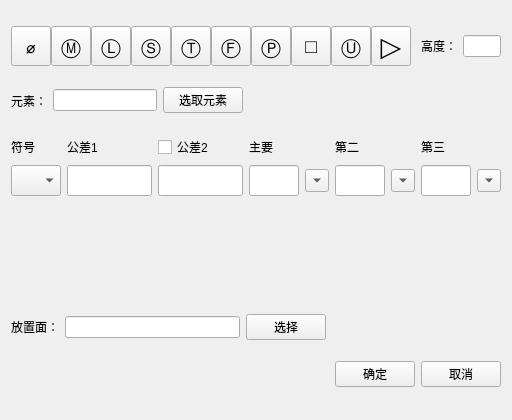
<?xml version="1.0" encoding="UTF-8"?>
<ui version="4.0">
 <class>ToleranceInput</class>
 <widget class="QWidget" name="ToleranceInput">
  <property name="geometry">
   <rect>
    <x>0</x>
    <y>0</y>
    <width>512</width>
    <height>420</height>
   </rect>
  </property>
  <property name="maximumSize">
   <size>
    <width>550</width>
    <height>600</height>
   </size>
  </property>
  <property name="windowTitle">
   <string>形位公差</string>
  </property>
  <layout class="QGridLayout" name="gridLayout_4">
   <item row="0" column="0" colspan="5">
    <layout class="QHBoxLayout" name="horizontalLayout_3">
     <property name="spacing">
      <number>0</number>
     </property>
     <item>
      <widget class="QToolButton" name="toolButton_R">
       <property name="sizePolicy">
        <sizepolicy hsizetype="Fixed" vsizetype="Fixed">
         <horstretch>0</horstretch>
         <verstretch>0</verstretch>
        </sizepolicy>
       </property>
       <property name="minimumSize">
        <size>
         <width>40</width>
         <height>40</height>
        </size>
       </property>
       <property name="maximumSize">
        <size>
         <width>40</width>
         <height>40</height>
        </size>
       </property>
       <property name="font">
        <font>
         <pointsize>14</pointsize>
        </font>
       </property>
       <property name="text">
        <string>⌀</string>
       </property>
       <property name="checkable">
        <bool>true</bool>
       </property>
      </widget>
     </item>
     <item>
      <widget class="QToolButton" name="toolButton_M">
       <property name="sizePolicy">
        <sizepolicy hsizetype="Fixed" vsizetype="Fixed">
         <horstretch>0</horstretch>
         <verstretch>0</verstretch>
        </sizepolicy>
       </property>
       <property name="minimumSize">
        <size>
         <width>40</width>
         <height>40</height>
        </size>
       </property>
       <property name="maximumSize">
        <size>
         <width>40</width>
         <height>40</height>
        </size>
       </property>
       <property name="font">
        <font>
         <pointsize>14</pointsize>
        </font>
       </property>
       <property name="text">
        <string>Ⓜ</string>
       </property>
       <property name="checkable">
        <bool>true</bool>
       </property>
      </widget>
     </item>
     <item>
      <widget class="QToolButton" name="toolButton_L">
       <property name="sizePolicy">
        <sizepolicy hsizetype="Fixed" vsizetype="Fixed">
         <horstretch>0</horstretch>
         <verstretch>0</verstretch>
        </sizepolicy>
       </property>
       <property name="minimumSize">
        <size>
         <width>40</width>
         <height>40</height>
        </size>
       </property>
       <property name="maximumSize">
        <size>
         <width>40</width>
         <height>40</height>
        </size>
       </property>
       <property name="font">
        <font>
         <pointsize>14</pointsize>
        </font>
       </property>
       <property name="text">
        <string>Ⓛ</string>
       </property>
       <property name="checkable">
        <bool>true</bool>
       </property>
      </widget>
     </item>
     <item>
      <widget class="QToolButton" name="toolButton_S">
       <property name="sizePolicy">
        <sizepolicy hsizetype="Fixed" vsizetype="Fixed">
         <horstretch>0</horstretch>
         <verstretch>0</verstretch>
        </sizepolicy>
       </property>
       <property name="minimumSize">
        <size>
         <width>40</width>
         <height>40</height>
        </size>
       </property>
       <property name="maximumSize">
        <size>
         <width>40</width>
         <height>40</height>
        </size>
       </property>
       <property name="font">
        <font>
         <pointsize>14</pointsize>
        </font>
       </property>
       <property name="text">
        <string>Ⓢ</string>
       </property>
       <property name="checkable">
        <bool>true</bool>
       </property>
      </widget>
     </item>
     <item>
      <widget class="QToolButton" name="toolButton_T">
       <property name="sizePolicy">
        <sizepolicy hsizetype="Fixed" vsizetype="Fixed">
         <horstretch>0</horstretch>
         <verstretch>0</verstretch>
        </sizepolicy>
       </property>
       <property name="minimumSize">
        <size>
         <width>40</width>
         <height>40</height>
        </size>
       </property>
       <property name="maximumSize">
        <size>
         <width>40</width>
         <height>40</height>
        </size>
       </property>
       <property name="font">
        <font>
         <pointsize>14</pointsize>
        </font>
       </property>
       <property name="text">
        <string>Ⓣ</string>
       </property>
       <property name="checkable">
        <bool>true</bool>
       </property>
      </widget>
     </item>
     <item>
      <widget class="QToolButton" name="toolButton_F">
       <property name="sizePolicy">
        <sizepolicy hsizetype="Fixed" vsizetype="Fixed">
         <horstretch>0</horstretch>
         <verstretch>0</verstretch>
        </sizepolicy>
       </property>
       <property name="minimumSize">
        <size>
         <width>40</width>
         <height>40</height>
        </size>
       </property>
       <property name="maximumSize">
        <size>
         <width>40</width>
         <height>40</height>
        </size>
       </property>
       <property name="font">
        <font>
         <pointsize>14</pointsize>
        </font>
       </property>
       <property name="text">
        <string>Ⓕ</string>
       </property>
       <property name="checkable">
        <bool>true</bool>
       </property>
      </widget>
     </item>
     <item>
      <widget class="QToolButton" name="toolButton_P">
       <property name="sizePolicy">
        <sizepolicy hsizetype="Fixed" vsizetype="Fixed">
         <horstretch>0</horstretch>
         <verstretch>0</verstretch>
        </sizepolicy>
       </property>
       <property name="minimumSize">
        <size>
         <width>40</width>
         <height>40</height>
        </size>
       </property>
       <property name="maximumSize">
        <size>
         <width>40</width>
         <height>40</height>
        </size>
       </property>
       <property name="font">
        <font>
         <pointsize>14</pointsize>
        </font>
       </property>
       <property name="text">
        <string>Ⓟ</string>
       </property>
       <property name="checkable">
        <bool>true</bool>
       </property>
      </widget>
     </item>
     <item>
      <widget class="QToolButton" name="toolButton_Square">
       <property name="sizePolicy">
        <sizepolicy hsizetype="Fixed" vsizetype="Fixed">
         <horstretch>0</horstretch>
         <verstretch>0</verstretch>
        </sizepolicy>
       </property>
       <property name="minimumSize">
        <size>
         <width>40</width>
         <height>40</height>
        </size>
       </property>
       <property name="maximumSize">
        <size>
         <width>40</width>
         <height>40</height>
        </size>
       </property>
       <property name="font">
        <font>
         <pointsize>14</pointsize>
         <weight>75</weight>
         <bold>true</bold>
        </font>
       </property>
       <property name="text">
        <string>□</string>
       </property>
       <property name="checkable">
        <bool>true</bool>
       </property>
      </widget>
     </item>
     <item>
      <widget class="QToolButton" name="toolButton_U">
       <property name="sizePolicy">
        <sizepolicy hsizetype="Fixed" vsizetype="Fixed">
         <horstretch>0</horstretch>
         <verstretch>0</verstretch>
        </sizepolicy>
       </property>
       <property name="minimumSize">
        <size>
         <width>40</width>
         <height>40</height>
        </size>
       </property>
       <property name="maximumSize">
        <size>
         <width>40</width>
         <height>40</height>
        </size>
       </property>
       <property name="font">
        <font>
         <pointsize>14</pointsize>
        </font>
       </property>
       <property name="text">
        <string>Ⓤ</string>
       </property>
       <property name="checkable">
        <bool>true</bool>
       </property>
      </widget>
     </item>
     <item>
      <widget class="QToolButton" name="toolButton_Pan">
       <property name="sizePolicy">
        <sizepolicy hsizetype="Fixed" vsizetype="Fixed">
         <horstretch>0</horstretch>
         <verstretch>0</verstretch>
        </sizepolicy>
       </property>
       <property name="minimumSize">
        <size>
         <width>40</width>
         <height>40</height>
        </size>
       </property>
       <property name="maximumSize">
        <size>
         <width>40</width>
         <height>40</height>
        </size>
       </property>
       <property name="font">
        <font>
         <pointsize>20</pointsize>
         <weight>75</weight>
         <bold>true</bold>
        </font>
       </property>
       <property name="text">
        <string>▷</string>
       </property>
       <property name="checkable">
        <bool>true</bool>
       </property>
      </widget>
     </item>
    </layout>
   </item>
   <item row="0" column="5">
    <layout class="QHBoxLayout" name="horizontalLayout_4">
     <item>
      <widget class="QLabel" name="label_7">
       <property name="text">
        <string>高度：</string>
       </property>
      </widget>
     </item>
     <item>
      <widget class="QLineEdit" name="lineEdit_panVal"/>
     </item>
    </layout>
   </item>
   <item row="1" column="0" colspan="3">
    <layout class="QHBoxLayout" name="horizontalLayout">
     <item>
      <widget class="QLabel" name="label_2">
       <property name="text">
        <string>元素：</string>
       </property>
      </widget>
     </item>
     <item>
      <widget class="QLineEdit" name="lineEdit_elementName">
       <property name="readOnly">
        <bool>true</bool>
       </property>
      </widget>
     </item>
     <item>
      <widget class="QPushButton" name="pushButton_select">
       <property name="text">
        <string>选取元素</string>
       </property>
      </widget>
     </item>
    </layout>
   </item>
   <item row="2" column="0">
    <layout class="QVBoxLayout" name="verticalLayout">
     <item>
      <widget class="QLabel" name="label">
       <property name="text">
        <string>符号</string>
       </property>
      </widget>
     </item>
     <item>
      <widget class="QComboBox" name="comboBox_symbol">
       <property name="minimumSize">
        <size>
         <width>50</width>
         <height>0</height>
        </size>
       </property>
       <property name="maximumSize">
        <size>
         <width>50</width>
         <height>16777215</height>
        </size>
       </property>
       <property name="font">
        <font>
         <pointsize>14</pointsize>
        </font>
       </property>
       <item>
        <property name="text">
         <string/>
        </property>
       </item>
       <item>
        <property name="text">
         <string>⏤</string>
        </property>
       </item>
       <item>
        <property name="text">
         <string>⏥</string>
        </property>
       </item>
       <item>
        <property name="text">
         <string>○</string>
        </property>
       </item>
       <item>
        <property name="text">
         <string>⌭</string>
        </property>
       </item>
       <item>
        <property name="text">
         <string>⌒</string>
        </property>
       </item>
       <item>
        <property name="text">
         <string>⌓</string>
        </property>
       </item>
       <item>
        <property name="text">
         <string>∥</string>
        </property>
       </item>
       <item>
        <property name="text">
         <string>⟂</string>
        </property>
       </item>
       <item>
        <property name="text">
         <string>∠</string>
        </property>
       </item>
       <item>
        <property name="text">
         <string>⭧</string>
        </property>
       </item>
       <item>
        <property name="text">
         <string>⌰</string>
        </property>
       </item>
       <item>
        <property name="text">
         <string>⌖</string>
        </property>
       </item>
       <item>
        <property name="text">
         <string>⦾</string>
        </property>
       </item>
       <item>
        <property name="text">
         <string>⌯</string>
        </property>
       </item>
      </widget>
     </item>
    </layout>
   </item>
   <item row="2" column="1">
    <layout class="QVBoxLayout" name="verticalLayout_2">
     <item>
      <widget class="QLabel" name="label_3">
       <property name="text">
        <string>公差1</string>
       </property>
      </widget>
     </item>
     <item>
      <widget class="QLineEdit" name="lineEdit_Tol1">
       <property name="font">
        <font>
         <pointsize>14</pointsize>
        </font>
       </property>
      </widget>
     </item>
    </layout>
   </item>
   <item row="2" column="2">
    <layout class="QVBoxLayout" name="verticalLayout_3">
     <item>
      <widget class="QCheckBox" name="checkBox_Tol2">
       <property name="text">
        <string>公差2</string>
       </property>
      </widget>
     </item>
     <item>
      <widget class="QLineEdit" name="lineEdit_Tol2">
       <property name="font">
        <font>
         <pointsize>14</pointsize>
        </font>
       </property>
      </widget>
     </item>
    </layout>
   </item>
   <item row="2" column="3">
    <layout class="QGridLayout" name="gridLayout">
     <item row="0" column="0" colspan="2">
      <widget class="QLabel" name="label_4">
       <property name="text">
        <string>主要</string>
       </property>
      </widget>
     </item>
     <item row="1" column="0">
      <widget class="QLineEdit" name="lineEdit_main">
       <property name="minimumSize">
        <size>
         <width>50</width>
         <height>0</height>
        </size>
       </property>
       <property name="maximumSize">
        <size>
         <width>50</width>
         <height>16777215</height>
        </size>
       </property>
       <property name="font">
        <font>
         <pointsize>14</pointsize>
        </font>
       </property>
      </widget>
     </item>
     <item row="1" column="1">
      <widget class="QToolButton" name="toolButton_main">
       <property name="text">
        <string>...</string>
       </property>
       <property name="arrowType">
        <enum>Qt::DownArrow</enum>
       </property>
      </widget>
     </item>
    </layout>
   </item>
   <item row="2" column="4">
    <layout class="QGridLayout" name="gridLayout_2">
     <item row="0" column="0" colspan="2">
      <widget class="QLabel" name="label_5">
       <property name="text">
        <string>第二</string>
       </property>
      </widget>
     </item>
     <item row="1" column="0">
      <widget class="QLineEdit" name="lineEdit_second">
       <property name="minimumSize">
        <size>
         <width>50</width>
         <height>0</height>
        </size>
       </property>
       <property name="maximumSize">
        <size>
         <width>50</width>
         <height>16777215</height>
        </size>
       </property>
       <property name="font">
        <font>
         <pointsize>14</pointsize>
        </font>
       </property>
      </widget>
     </item>
     <item row="1" column="1">
      <widget class="QToolButton" name="toolButton_second">
       <property name="text">
        <string>...</string>
       </property>
       <property name="arrowType">
        <enum>Qt::DownArrow</enum>
       </property>
      </widget>
     </item>
    </layout>
   </item>
   <item row="2" column="5">
    <layout class="QGridLayout" name="gridLayout_3">
     <item row="0" column="0" colspan="2">
      <widget class="QLabel" name="label_6">
       <property name="text">
        <string>第三</string>
       </property>
      </widget>
     </item>
     <item row="1" column="0">
      <widget class="QLineEdit" name="lineEdit_third">
       <property name="minimumSize">
        <size>
         <width>50</width>
         <height>0</height>
        </size>
       </property>
       <property name="maximumSize">
        <size>
         <width>50</width>
         <height>16777215</height>
        </size>
       </property>
       <property name="font">
        <font>
         <pointsize>14</pointsize>
        </font>
       </property>
      </widget>
     </item>
     <item row="1" column="1">
      <widget class="QToolButton" name="toolButton_third">
       <property name="text">
        <string>...</string>
       </property>
       <property name="arrowType">
        <enum>Qt::DownArrow</enum>
       </property>
      </widget>
     </item>
    </layout>
   </item>
   <item row="3" column="0" colspan="6">
    <layout class="QHBoxLayout" name="horizontalLayout_label">
     <property name="spacing">
      <number>0</number>
     </property>
    </layout>
   </item>
   <item row="4" column="0" colspan="6">
    <widget class="QStackedWidget" name="stackedWidget">
     <property name="sizePolicy">
      <sizepolicy hsizetype="Preferred" vsizetype="Fixed">
       <horstretch>0</horstretch>
       <verstretch>0</verstretch>
      </sizepolicy>
     </property>
     <property name="currentIndex">
      <number>0</number>
     </property>
     <widget class="QWidget" name="page"/>
     <widget class="QWidget" name="page_2">
      <layout class="QGridLayout" name="gridLayout_6">
       <item row="0" column="1">
        <spacer name="horizontalSpacer_5">
         <property name="orientation">
          <enum>Qt::Horizontal</enum>
         </property>
         <property name="sizeHint" stdset="0">
          <size>
           <width>40</width>
           <height>20</height>
          </size>
         </property>
        </spacer>
       </item>
       <item row="0" column="0">
        <layout class="QGridLayout" name="gridLayout_5">
         <item row="0" column="0">
          <widget class="QLabel" name="label_8">
           <property name="text">
            <string>第一点：</string>
           </property>
          </widget>
         </item>
         <item row="0" column="1">
          <widget class="QLineEdit" name="lineEdit_firstVertex">
           <property name="readOnly">
            <bool>true</bool>
           </property>
          </widget>
         </item>
         <item row="0" column="2">
          <widget class="QPushButton" name="pushButton_selectFirstVertex">
           <property name="text">
            <string>拾取</string>
           </property>
          </widget>
         </item>
         <item row="1" column="0">
          <widget class="QLabel" name="label_9">
           <property name="text">
            <string>第二点：</string>
           </property>
          </widget>
         </item>
         <item row="1" column="1">
          <widget class="QLineEdit" name="lineEdit_secondVertex">
           <property name="readOnly">
            <bool>true</bool>
           </property>
          </widget>
         </item>
         <item row="1" column="2">
          <widget class="QPushButton" name="pushButton_selectSecondVertex">
           <property name="text">
            <string>拾取</string>
           </property>
          </widget>
         </item>
        </layout>
       </item>
      </layout>
     </widget>
    </widget>
   </item>
   <item row="5" column="0" colspan="6">
    <layout class="QHBoxLayout" name="horizontalLayout_5">
     <item>
      <widget class="QLabel" name="label_10">
       <property name="text">
        <string>放置面：</string>
       </property>
      </widget>
     </item>
     <item>
      <widget class="QLineEdit" name="lineEdit_place">
       <property name="readOnly">
        <bool>true</bool>
       </property>
      </widget>
     </item>
     <item>
      <widget class="QPushButton" name="pushButton_selectPlace">
       <property name="text">
        <string>选择</string>
       </property>
      </widget>
     </item>
     <item>
      <spacer name="horizontalSpacer_4">
       <property name="orientation">
        <enum>Qt::Horizontal</enum>
       </property>
       <property name="sizeHint" stdset="0">
        <size>
         <width>40</width>
         <height>20</height>
        </size>
       </property>
      </spacer>
     </item>
    </layout>
   </item>
   <item row="6" column="0" colspan="4">
    <spacer name="horizontalSpacer_3">
     <property name="orientation">
      <enum>Qt::Horizontal</enum>
     </property>
     <property name="sizeHint" stdset="0">
      <size>
       <width>278</width>
       <height>27</height>
      </size>
     </property>
    </spacer>
   </item>
   <item row="6" column="4" colspan="2">
    <layout class="QHBoxLayout" name="horizontalLayout_2">
     <item>
      <widget class="QPushButton" name="pushButton_ok">
       <property name="text">
        <string>确定</string>
       </property>
      </widget>
     </item>
     <item>
      <spacer name="horizontalSpacer_2">
       <property name="orientation">
        <enum>Qt::Horizontal</enum>
       </property>
       <property name="sizeHint" stdset="0">
        <size>
         <width>40</width>
         <height>20</height>
        </size>
       </property>
      </spacer>
     </item>
     <item>
      <widget class="QPushButton" name="pushButton_cancle">
       <property name="text">
        <string>取消</string>
       </property>
      </widget>
     </item>
    </layout>
   </item>
   <item row="1" column="3" colspan="3">
    <spacer name="horizontalSpacer">
     <property name="orientation">
      <enum>Qt::Horizontal</enum>
     </property>
     <property name="sizeHint" stdset="0">
      <size>
       <width>295</width>
       <height>27</height>
      </size>
     </property>
    </spacer>
   </item>
  </layout>
 </widget>
 <resources/>
 <connections/>
</ui>
